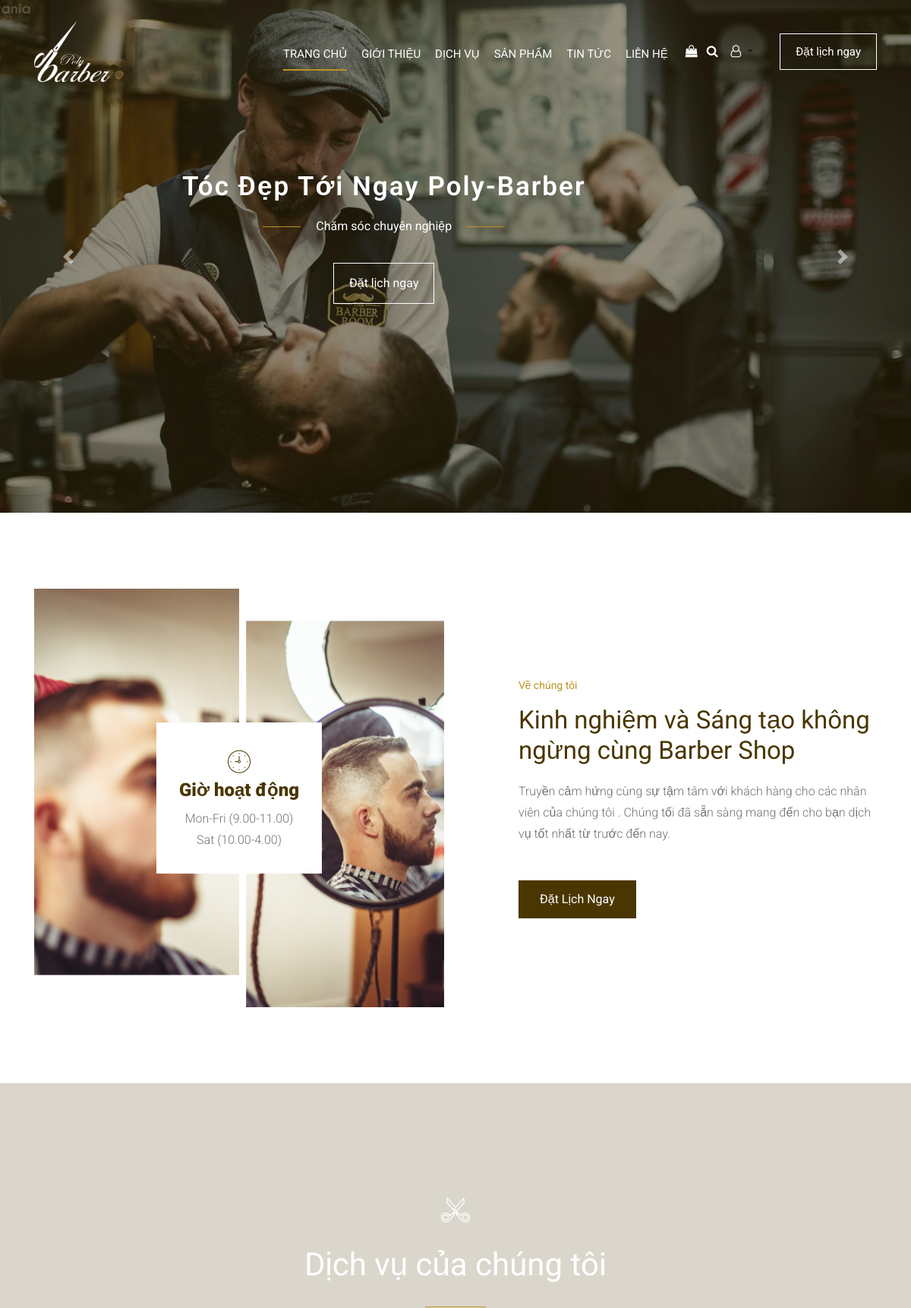
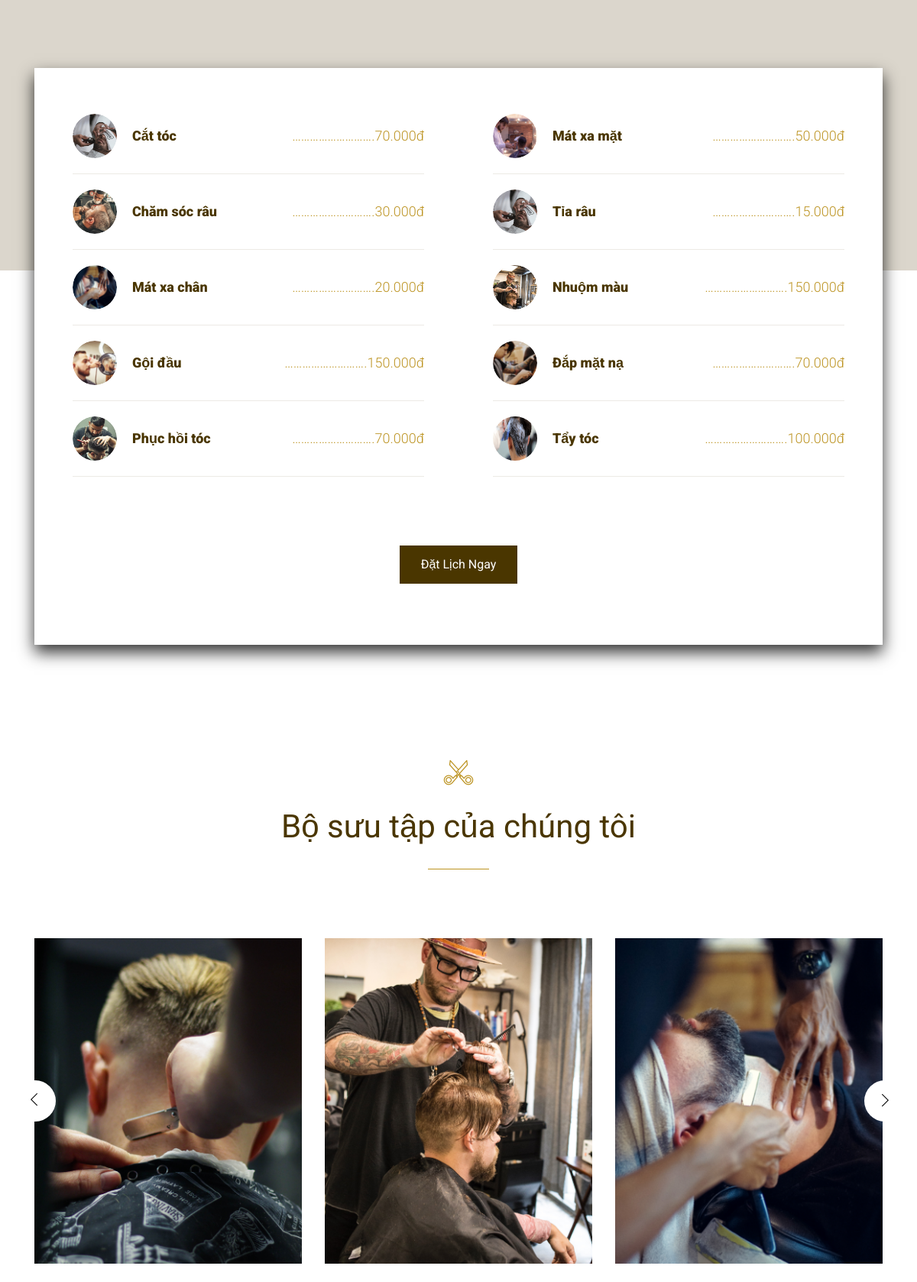
The page / (upper part) on the database its author committed (2 pictures, top to bottom).
### tables this page shows
CREATE TABLE `libraries` (
  `id` int(11) NOT NULL,
  `name` varchar(191) NOT NULL,
  `images` varchar(191) NOT NULL,
  `link` varchar(191) NOT NULL,
  `role` bit(1) NOT NULL
);

CREATE TABLE `services` (
  `id` int(11) NOT NULL,
  `name` varchar(191) NOT NULL,
  `price` float NOT NULL,
  `sale` float NOT NULL,
  `time` time NOT NULL,
  `detail` text NOT NULL,
  `images` varchar(191) NOT NULL,
  `id_type` int(11) NOT NULL
);

### layout/layout.php (called while the page is built)
<?php include_once "header.php" ?>
    <?php include_once $view_page ?>
<?php include_once "footer.php" ?>

### index.php (called while the page is built, shortened)
<?php
require_once "libs/libraries.php";
require_once "libs/services.php";
require_once "libs/libraries.php";
extract($_REQUEST);
$page = isset($_GET['page']) ? $_GET['page'] : '';
switch ($page) {
    case '':
    case 'home':
        $view_page = "site/home.php";
        break;
}
include_once "layout/layout.php";

### libs/database.php (called while the page is built, shortened)
<?php
function connection()
{
    try {
        $conn = new PDO("mysql:host=localhost; dbname=barber; charset=utf8", "root", "");
    } catch (PDOException $e) {
        echo "Lỗi Kết nối" . $e->getMessage();
    }
    return $conn;
}
function query_exe($sql) {
    $conn = connection();
    try {
        $stmt = $conn->prepare($sql);
        $stmt->execute();
        $result = $stmt->fetchAll(PDO::FETCH_ASSOC);
        return $result;
    } catch (PDOException $e) {
        echo "Lỗi dữ liệu" . $e->getMessage();
    } finally {
        unset($conn);
    }
}

### libs/libraries.php (called while the page is built, shortened)
<?php
require_once "database.php";
function library_list_limit($limit, $nRows) {
    $sql = "SELECT * from libraries where role = 1 order by id desc limit $limit, $nRows";
    return query_exe($sql);
}
function slider_list_limit($limit, $nRows) {
    $sql = "SELECT * from libraries where role = 0 order by id desc limit $limit, $nRows";
    return query_exe($sql);
}

### libs/services.php (called while the page is built, shortened)
<?php
require_once "database.php";
function service_list_limit($limit, $nRows) {
    $sql = "SELECT * from services order by id desc limit $limit, $nRows";
    return query_exe($sql);
}

### site/home.php (the view, shortened to what this page needs)
<?php require_once "layout/slider.php"; ?>
<?php
   $service1 = service_list_limit(0, 5);
   $service2 = service_list_limit(5, 5);
   $gallery = library_list_limit(0, 5);
   ?>
<div class="about_area">
    <div class="container">
        <div class="row align-items-center">
            <div class="col-xl-6 col-lg-6">
                <div class="about_thumb">
                    <div class="opening_hour text-center">
                        <i class="flaticon-clock"></i>
                        <h3>Giờ hoạt động</h3>
                        <p>
                            Mon-Fri (9.00-11.00) <br />
                            Sat (10.00-4.00)
                        </p>
                    </div>
                </div>
            </div>
            <div class="col-xl-6 col-lg-6">
                <div class="about_info">
                    <div class="section_title mb-20px">
                        <span>Về chúng tôi</span>
                        <h3>Kinh nghiệm và Sáng tạo không ngừng cùng Barber Shop</h3>
                    </div>
                    <p>
                        Truyền cảm hứng cùng sự tậm tâm với khách hàng cho các nhân viên
                        của chúng tôi . Chúng tối đã sẵn sàng mang đến cho bạn dịch vụ
                        tốt nhất từ trước đến nay.
                    </p>
                    <a href="#" class="boxed-btn3">Đặt Lịch Ngay</a>
                </div>
            </div>
        </div>
    </div>
</div>
<div class="service_area">
    <div class="container">
        <div class="row">
            <div class="col-xl-12">
                <div class="section_title2 text-center mb-90">
                    <i class="flaticon-scissors"></i>
                    <h3>Dịch vụ của chúng tôi</h3>
                </div>
            </div>
        </div>
        <div class="white_bg_pos">
            <div class="row">
                <div class="col-xl-6">
                    <?php foreach ($service1 as $s1) : ?>
                        <div class="single_service d-flex justify-content-between align-items-center">
                            <div class="service_inner d-flex align-items-center">
                                <div class="thumb">
                                    <img src="images/products/<?= $s1['images'] ?>" class="rounded-circle" alt="" width="58" height="58" />
                                </div>
                                <span><?= $s1['name'] ?></span>
                            </div>
                            <p>……………………….<?= number_format($s1['price'], 0, ',', '.') . 'đ' ?></p>
                        </div>
                    <?php endforeach; ?>
                </div>
                <div class="col-xl-6">
                    <?php foreach ($service2 as $s2) : ?>
                        <div class="single_service d-flex justify-content-between align-items-center">
                            <div class="service_inner d-flex align-items-center">
                                <div class="thumb">
                                    <img src="images/products/<?= $s2['images'] ?>" class="rounded-circle" alt="" width="58" height="58" />
                                </div>
                                <span><?= $s2['name'] ?></span>
                            </div>
                            <p>……………………….<?= number_format($s2['price'], 0, ',', '.') . 'đ' ?></p>
                        </div>
                    <?php endforeach; ?>
                </div>
            </div>
            <div class="row">
                <div class="col-xl-12">
                    <div class="book_btn text-center">
                        <a class="boxed-btn3 popup-with-form" href="#test-form">Đặt lịch ngay</a>
                    </div>
                </div>
            </div>
        </div>
    </div>
</div>
<div class="gallery_area">
    <div class="container">
        <div class="row">
            <div class="col-xl-12">
                <div class="section_title2 text-center mb-90">
                    <i class="flaticon-scissors"></i>
                    <h3>Bộ sưu tập của chúng tôi</h3>
                </div>
            </div>
        </div>
        <div class="row">
            <div class="col-xl-12">
                <div class="gallery_active owl-carousel">
                    <?php foreach ($gallery as $g) : ?>
                        <div class="single_gallery">
                            <div class="thumb">
                                <img src="images/sliders/<?= $g['images'] ?>" alt="" height="426" />
                            </div>
                        </div>
                    <?php endforeach; ?>
                </div>
            </div>
        </div>
    </div>
</div>

### layout/slider.php (shortened to what this page needs)
<?php
 $slider = slider_list_limit(0, 5);
 $i=0;
 ?>
<div class="slider_area">
    <div class="container-fluid p-0">
        <div id="carouselExampleControls" class="carousel slide" data-ride="carousel">
            <div class="carousel-inner">
                <?php foreach ($slider as $s) : ?>
                 <?php if($i==0): ?>
                    <div class="carousel-item active">
                       <div class="overlay2">
                       <a href="<?= ROOT ?>?page=detail&id=40"><img src="images/sliders/<?= $s['images'] ?>" class="img-fluid d-block w-100" alt="Responsive image"></a>
                        <div class="slider_text text-center">
                            <h3 class="">
                                <?= $s['name'] ?>
                            </h3>
                            <p>Chăm sóc chuyên nghiệp</p>
                            <div class="book_room">
                                <div class="book_btn d-lg-block">
                                    <a class="popup-with-form" href="#test-form">Đặt lịch ngay</a>
                                </div>
                            </div>
                        </div>
                       </div>
                    </div>
                    <?php else:?>
                     <div class="carousel-item">
                       <div class="overlay2">
                       <a href="<?= ROOT ?>?page=detail&id=40"><img src="images/sliders/<?= $s['images'] ?>" class="img-fluid d-block w-100" alt="Responsive image"></a>
                        <div class="slider_text text-center">
                            <h3 class="">
                                <?= $s['name'] ?>
                            </h3>
                            <p>Chăm sóc chuyên nghiệp</p>
                            <div class="book_room">
                                <div class="book_btn d-lg-block">
                                    <a class="popup-with-form" href="#test-form">Đặt lịch ngay</a>
                                </div>
                            </div>
                        </div>
                       </div>
                    </div>
                    <?php endif; ?>
                <?php $i++; endforeach; ?>
            </div>
            <a class="carousel-control-prev" href="#carouselExampleControls" role="button" data-slide="prev">
                <span class="carousel-control-prev-icon" aria-hidden="true"></span>
            </a>
            <a class="carousel-control-next" href="#carouselExampleControls" role="button" data-slide="next">
                <span class="carousel-control-next-icon" aria-hidden="true"></span>
            </a>
        </div>
    </div>
</div>

### rows shown on the page
libraries: images (picture), name "Tóc Đẹp Tới Ngay Poly-Barber"
services: images (picture), name "Cắt tóc", price "70.000"
services: images (picture), name "Chăm sóc râu", price "30.000"
services: images (picture), name "Mát xa chân", price "20.000"
services: images (picture), name "Gội đầu", price "150.000"
services: images (picture), name "Phục hồi tóc", price "70.000"
services: images (picture), name "Mát xa mặt", price "50.000"
services: images (picture), name "Tỉa râu", price "15.000"
services: images (picture), name "Nhuộm màu", price "150.000"
services: images (picture), name "Đắp mặt nạ", price "70.000"
services: images (picture), name "Tẩy tóc", price "100.000"
libraries: images (picture)
libraries: images (picture)
libraries: images (picture)
